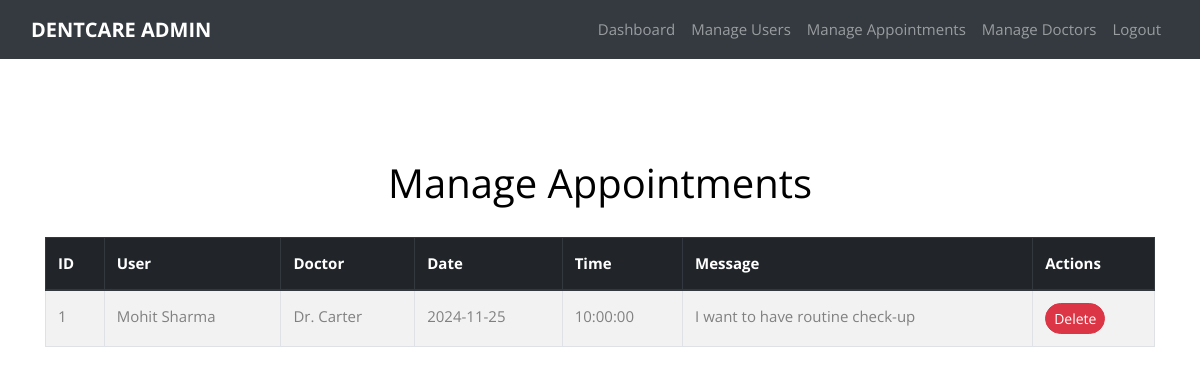
The app's page /manage_appointments.php (signed in) with its own data.
### tables this page shows
CREATE TABLE `appointments` (
  `id` int(11) NOT NULL,
  `full_name` varchar(255) NOT NULL,
  `email` varchar(255) NOT NULL,
  `phone` varchar(15) NOT NULL,
  `doctor` varchar(255) NOT NULL,
  `appointment_date` date NOT NULL,
  `appointment_time` time NOT NULL,
  `message` text NOT NULL,
  `created_at` timestamp NOT NULL DEFAULT current_timestamp()
);

### manage_appointments.php (the view, shortened to what this page needs)
<?php
require('Assets/connection.php');
require('Assets\head.php') ;
$query = "SELECT * FROM appointments";
$result = $conn->query($query);
include('admin_navbar.php'); ?>
<section class="ftco-section">
<div class="container mt-5">
        <h1 class="text-center mb-4">Manage Appointments</h1>
        <div class="table-responsive">
            <table class="table table-striped table-bordered table-hover">
                <thead class="thead-dark">
                    <tr>
                        <th>ID</th>
                        <th>User</th>
                        <th>Doctor</th>
                        <th>Date</th>
                        <th>Time</th>
                        <th>Message</th>
                        <th>Actions</th>
                    </tr>
                </thead>
                <tbody>
                    <?php while ($row = $result->fetch_assoc()): ?>
                        <tr>
                            <td><?php echo $row['id']; ?></td>
                            <td><?php echo htmlspecialchars($row['full_name']); ?></td>
                            <td><?php echo htmlspecialchars($row['doctor']); ?></td>
                            <td><?php echo htmlspecialchars($row['appointment_date']); ?></td>
                            <td><?php echo htmlspecialchars($row['appointment_time']); ?></td>
                            <td><?php echo htmlspecialchars($row['message']); ?></td>
                            <td>
                                <a href="manage_appointments.php?delete=<?php echo $row['id']; ?>" class="btn btn-danger btn-sm" onclick="return confirm('Are you sure you want to delete this appointment?')">
                                    Delete
                                </a>
                            </td>
                        </tr>
                    <?php endwhile; ?>
                </tbody>
            </table>
        </div>
    </div>
                </section>
                <?php require('Assets\footer.php') ; ?>

### records on screen
appointments: id "1", full_name "Mohit Sharma", doctor "Dr. Carter", appointment_date "2024-11-25", appointment_time "10:00:00", message "I want to have routine check-up"
